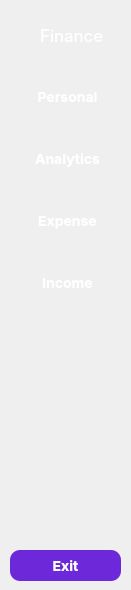
    <widget class="QWidget" name="widget_2" native="true">
     <property name="maximumSize">
      <size>
       <width>131</width>
       <height>602</height>
      </size>
     </property>
     <property name="styleSheet">
      <string notr="true">QWidget {
    background: qlineargradient(x1:0, y1:0, x2:1, y2:1,
                               stop:0 #7C3AED, stop:1 #5B21B6);
}</string>
     </property>
     <widget class="QLabel" name="label_2">
      <property name="geometry">
       <rect>
        <x>0</x>
        <y>10</y>
        <width>40</width>
        <height>40</height>
       </rect>
      </property>
      <property name="styleSheet">
       <string notr="true">background: transparent;</string>
      </property>
      <property name="text">
       <string/>
      </property>
      <property name="pixmap">
       <pixmap resource="../resourses.qrc">:/new/prefix1/icon/icon.png</pixmap>
      </property>
      <property name="scaledContents">
       <bool>true</bool>
      </property>
     </widget>
     <widget class="QLabel" name="label_3">
      <property name="geometry">
       <rect>
        <x>40</x>
        <y>20</y>
        <width>111</width>
        <height>31</height>
       </rect>
      </property>
      <property name="font">
       <font>
        <family>Inter</family>
        <pointsize>13</pointsize>
       </font>
      </property>
      <property name="styleSheet">
       <string notr="true">QLabel {
   border: none; 
background: transparent;
 color: white; 
}</string>
      </property>
      <property name="text">
       <string>Finance</string>
      </property>
     </widget>
     <widget class="QPushButton" name="pushButton_11">
      <property name="geometry">
       <rect>
        <x>10</x>
        <y>550</y>
        <width>111</width>
        <height>31</height>
       </rect>
      </property>
      <property name="font">
       <font>
        <family>Inter</family>
        <pointsize>-1</pointsize>
        <weight>75</weight>
        <bold>true</bold>
       </font>
      </property>
      <property name="styleSheet">
       <string notr="true">QPushButton {
    background-color: #6D28D9;  /* Фиолетовый фон */
    color: white;               /* Белый текст */
    border: none;
    border-radius: 10px;        /* Закругленные углы */
    padding: 10px 15px;
    font-weight: bold;
    font-size: 14px;
}

/* Состояние при наведении */
QPushButton:hover {
    background-color: #7C3AED;  /* Более светлый фиолетовый */
}

/* Состояние при нажатии */
QPushButton:pressed {
    background-color: #5B21B6;  /* Более темный фиолетовый */
}</string>
      </property>
      <property name="text">
       <string>Exit</string>
      </property>
      <property name="icon">
       <iconset>
        <normaloff>../icon/exit.png</normaloff>
        <normalon>:/new/prefix1/icon/exit.png</normalon>../icon/exit.png</iconset>
      </property>
      <property name="iconSize">
       <size>
        <width>35</width>
        <height>35</height>
       </size>
      </property>
      <property name="checkable">
       <bool>true</bool>
      </property>
      <property name="autoExclusive">
       <bool>true</bool>
      </property>
     </widget>
     <widget class="QWidget" name="layoutWidget">
      <property name="geometry">
       <rect>
        <x>0</x>
        <y>60</y>
        <width>135</width>
        <height>262</height>
       </rect>
      </property>
      <layout class="QGridLayout" name="gridLayout">
       <item row="3" column="0">
        <widget class="QPushButton" name="expenseButton2">
         <property name="font">
          <font>
           <family>Inter</family>
           <pointsize>-1</pointsize>
           <weight>75</weight>
           <bold>true</bold>
          </font>
         </property>
         <property name="styleSheet">
          <string notr="true">QPushButton {
    background-color: #6D28D9;  /* Фиолетовый фон */
    color: white;               /* Белый текст */
    border: none;
    border-radius: 10px;        /* Закругленные углы */
    padding: 10px 15px;
    font-weight: bold;
    font-size: 14px;
background: transparent;
}

/* Состояние при наведении */
QPushButton:hover {
    background-color: #7C3AED;  /* Более светлый фиолетовый */
}

/* Состояние при нажатии */
QPushButton:pressed {
    background-color: #5B21B6;  /* Более темный фиолетовый */
}</string>
         </property>
         <property name="text">
          <string>Expense</string>
         </property>
         <property name="icon">
          <iconset resource="../resourses.qrc">
           <normaloff>:/new/prefix1/icon/expense.png</normaloff>
           <normalon>:/new/prefix1/icon/expense.png</normalon>:/new/prefix1/icon/expense.png</iconset>
         </property>
         <property name="iconSize">
          <size>
           <width>35</width>
           <height>35</height>
          </size>
         </property>
         <property name="checkable">
          <bool>true</bool>
         </property>
         <property name="autoExclusive">
          <bool>true</bool>
         </property>
        </widget>
       </item>
       <item row="2" column="0">
        <widget class="QPushButton" name="analyticsButton2">
         <property name="font">
          <font>
           <family>Inter</family>
           <pointsize>-1</pointsize>
           <weight>75</weight>
           <bold>true</bold>
          </font>
         </property>
         <property name="styleSheet">
          <string notr="true">QPushButton {
    background-color: #6D28D9;  /* Фиолетовый фон */
    color: white;               /* Белый текст */
    border: none;
    border-radius: 10px;        /* Закругленные углы */
    padding: 10px 15px;
    font-weight: bold;
    font-size: 14px;
background: transparent;
}

/* Состояние при наведении */
QPushButton:hover {
    background-color: #7C3AED;  /* Более светлый фиолетовый */
}

/* Состояние при нажатии */
QPushButton:pressed {
    background-color: #5B21B6;  /* Более темный фиолетовый */
}</string>
         </property>
         <property name="text">
          <string>Analytics</string>
         </property>
         <property name="icon">
          <iconset resource="../resourses.qrc">
           <normaloff>:/new/prefix1/icon/analytics.png</normaloff>
           <normalon>:/new/prefix1/icon/analytics.png</normalon>:/new/prefix1/icon/analytics.png</iconset>
         </property>
         <property name="iconSize">
          <size>
           <width>35</width>
           <height>35</height>
          </size>
         </property>
         <property name="checkable">
          <bool>true</bool>
         </property>
         <property name="autoExclusive">
          <bool>true</bool>
         </property>
        </widget>
       </item>
       <item row="4" column="0">
        <widget class="QPushButton" name="incomeButton2">
         <property name="font">
          <font>
           <family>Inter</family>
           <pointsize>-1</pointsize>
           <weight>75</weight>
           <bold>true</bold>
          </font>
         </property>
         <property name="styleSheet">
          <string notr="true">QPushButton {
    background-color: #6D28D9;  /* Фиолетовый фон */
    color: white;               /* Белый текст */
    border: none;
    border-radius: 10px;        /* Закругленные углы */
    padding: 10px 15px;
    font-weight: bold;
    font-size: 14px;
background: transparent;
}

/* Состояние при наведении */
QPushButton:hover {
    background-color: #7C3AED;  /* Более светлый фиолетовый */
}

/* Состояние при нажатии */
QPushButton:pressed {
    background-color: #5B21B6;  /* Более темный фиолетовый */
}</string>
         </property>
         <property name="text">
          <string>Income</string>
         </property>
         <property name="icon">
          <iconset resource="../resourses.qrc">
           <normaloff>:/new/prefix1/icon/income.png</normaloff>
           <normalon>:/new/prefix1/icon/income.png</normalon>:/new/prefix1/icon/income.png</iconset>
         </property>
         <property name="iconSize">
          <size>
           <width>35</width>
           <height>35</height>
          </size>
         </property>
         <property name="checkable">
          <bool>true</bool>
         </property>
         <property name="autoExclusive">
          <bool>true</bool>
         </property>
        </widget>
       </item>
       <item row="0" column="0">
        <widget class="QPushButton" name="homeButton2">
         <property name="font">
          <font>
           <family>Inter</family>
           <pointsize>-1</pointsize>
           <weight>75</weight>
           <bold>true</bold>
          </font>
         </property>
         <property name="styleSheet">
          <string notr="true">QPushButton {
    background-color: #6D28D9;  /* Фиолетовый фон */
    color: white; 
background: transparent;              /* Белый текст */
    border: none;
    border-radius: 10px;        /* Закругленные углы */
    padding: 10px 15px;
    font-weight: bold;
    font-size: 14px;
}

/* Состояние при наведении */
QPushButton:hover {
    background-color: #7C3AED;  /* Более светлый фиолетовый */
}

/* Состояние при нажатии */
QPushButton:pressed {
    background-color: #5B21B6;  /* Более темный фиолетовый */
}</string>
         </property>
         <property name="text">
          <string>Personal</string>
         </property>
         <property name="icon">
          <iconset resource="../resourses.qrc">
           <normaloff>:/new/prefix1/icon/home.png</normaloff>:/new/prefix1/icon/home.png</iconset>
         </property>
         <property name="iconSize">
          <size>
           <width>35</width>
           <height>35</height>
          </size>
         </property>
         <property name="checkable">
          <bool>true</bool>
         </property>
         <property name="autoExclusive">
          <bool>true</bool>
         </property>
        </widget>
       </item>
      </layout>
     </widget>
    </widget>
